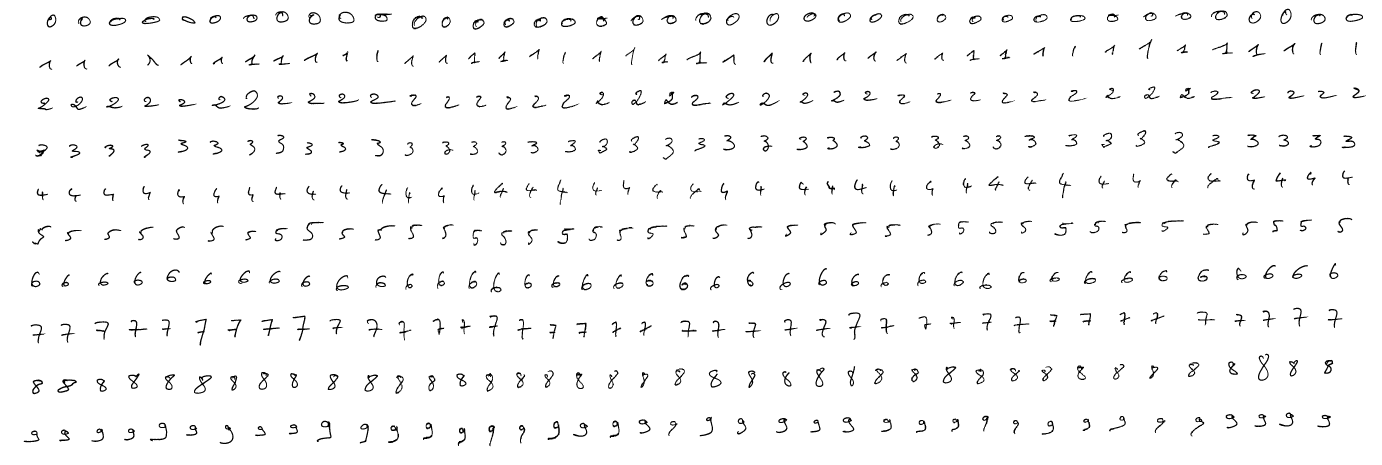
%> input picture HMM_Modelisation/Fichier_BDD/train.tif, 5528 x 1860 px (shown at 1/4 size)
$ octave FeaturesExtraction.m   (GNU Octave 9; MATLAB toolbox functions it lacks are replaced by stand-ins)
%> lines starting %> are read from the running program, lines starting %| are printed output that depends on the picture; in (x1, y1, x2, y2) boxes, pixels count from 0 and x2, y2 are one past the last pixel; in counts of white or black regions, pixels touching at a corner belong together; the program's own positions count from 1
### HMM_Modelisation/Localisation_extraction.m
function Images = Localisation_extraction(filename)
%> called with filename = 'Fichier_BDD\train.tif'

%% Localisation et extraction des chiffres de la base de donn閑s


%% Lecture du fichier image
A = imread(filename);
%> A is the input picture: size 1860x5528 uint8; 97.5% white; 400 black regions, largest, box (x1, y1, x2, y2) and area: (229, 1517, 307, 1571) 1267, (776, 1501, 848, 1575) 1262, (5032, 1415, 5077, 1523) 1220

%% Convertir une image (8bits ou 16bits) en double
AA = image2Double(A);
AA_bw = 1-double(AA >= 0.005);
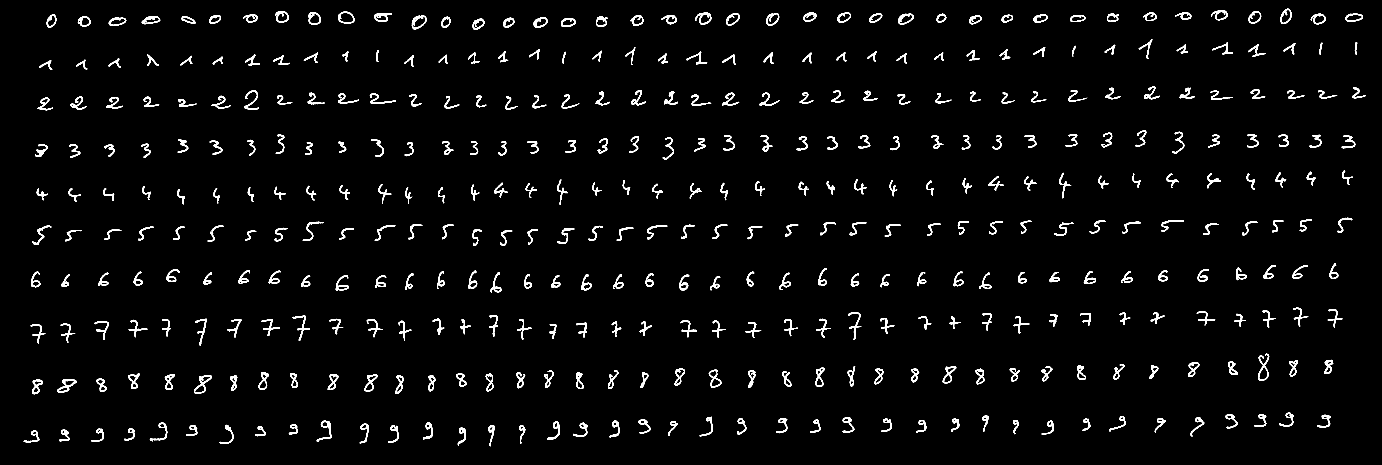
%> AA_bw: size 1860x5528 double (shown at 1/4 size); values 0 (black) and 1 (white), 2.5% white; 400 white regions, largest, box (x1, y1, x2, y2) and area: (229, 1517, 307, 1571) 1267, (776, 1501, 848, 1575) 1262, (5032, 1415, 5077, 1523) 1220

%% Segmentation et extraction des chiffres
for n = 0:9
    % histogramme des projections horizontales --> extraction des Lignes
    [ind1,ind2] = imageLocalisation(AA_bw,'h');
    tmp = AA_bw(ind1(n+1):ind2(n+1),:);

    % histogramme des projections verticales --> extraction des Colonnes
    [ind11,ind22] = imageLocalisation(tmp,'v');

    % Extraction de chaque chiffre
    for m = 1:length(ind11)
        Images{n+1,m} = tmp(:,ind11(m):ind22(m));
    end
end
%> after the loop, Images = 400 items

%%

### Library/Image_ComFich/image2Double.m
function imdata = image2Double(img)

% Convert image to double precision

%%
if isa(img, 'double')
    imdata = img;
elseif isa(img, 'logical') || isa(img, 'single')
   imdata = double(img);
elseif isa(img, 'uint8') || isa(img, 'uint16')
    imdata = double(img)/double(max(max(img)));
else %int16
    imdata = (double(img) + 32768) / 65535;
end

### HMM_Modelisation/imageLocalisation.m
function [ind1,ind2,l] = imageLocalisation(imdata,dim)


%% histogramme de projections
l = histogramme_projection(imdata,dim);

%%
i = 1:length(l)-1;
ind1 = find(l(i)== 0 & l(i+1)~= 0);
ind1 = ind1 + 1;
ind2 = find(l(i)~= 0 & l(i+1)== 0);

%%

### HMM_Modelisation/histogramme_projection.m
function l = histogramme_projection(imdata,dim)

%%
if strcmpi(dim,'v') % histogramme de projections verticales
    %.... %completé
    l = sum(imdata,1); %somme des colonnes
%     size(l)
elseif strcmpi(dim,'h') % histogramme de projections horizontales
    % .... %completé
    l = sum(imdata,2); %somme des lignes
    %l=l';
%     size(l)
else
    error('error')
end
%%

### HMM_Modelisation/FeaturesExtraction.m
delete *.asv
clear all;
close all;
clc;

%% Localisation et extraction des chiffres de la BDD d'apprentissage
filename = 'Fichier_BDD\train.tif';
Images =  Localisation_extraction(filename);% à compléter
%> Images = 400 items

%% Extraction des caractéristiques de chacune des 10 classes
%> (the run ends here)
